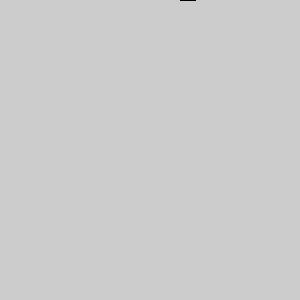
Frame 1 (no input)
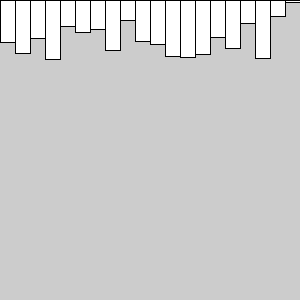
Frame 60 (the mouse pressed at the canvas centre just before this capture)
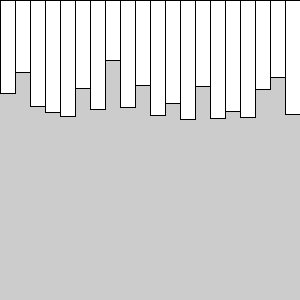
Frame 120 (the mouse held since frame 60 and released just before this capture)

The Processing sketch that drew these frames (run headless with seeded random() and noise(); from frame 60 on, the mouse is pressed at the canvas centre):

// Processing sketch: randomNumbergraph
// ── randomNumbergraph.pde
float[] randomNum;
float value = 0;
void setup() {
  size(300, 300);
  randomNum = new float[20];
}


void draw() {
 // background(0);

  int num = (int)random(20);
  rect(num*width/20, 0, width/20, value);
  value += 1;
}
